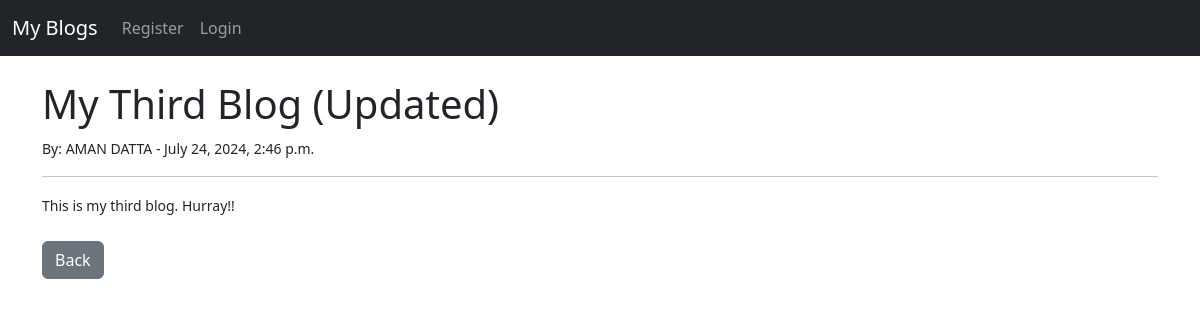
Page /article/3 on the committed database.
### theblog/models.py (models this page shows, shortened)
class Post(models.Model):
    title = models.CharField(max_length=255)
    title_tag = models.CharField(max_length=255)
    author = models.ForeignKey(User, on_delete=models.CASCADE)
    body = models.TextField()
    publication_date = models.DateTimeField(auto_now_add=True)

### theblog/views.py (the view)
# urls.py: path('article/<int:pk>',ArticleDetailView.as_view(), name='article_details'),
class ArticleDetailView(DetailView):
    model = Post
    template_name = 'theblog/article_details.html'

### templates/theblog/article_details.html (shortened to what this page needs)
{% extends 'theblog/base.html' %}
{% block content %}
<h1>{{ post.title }}</h1>
<small>By: {{ post.author.first_name }} {{ post.author.last_name }} - {{ post.publication_date }}
<hr>
{{ post.body }}
<br>
<br>
<a type="button" class="btn btn-secondary" href="{% url 'home' %}">Back</a>
{% endblock %}

### rows in the picture
Post: title "My Third Blog (Updated)", author.first_name "AMAN", author.last_name "DATTA", publication_date "July 24, 2024, 2:46 p.m.", body "This is my third blog. Hurray!!"
